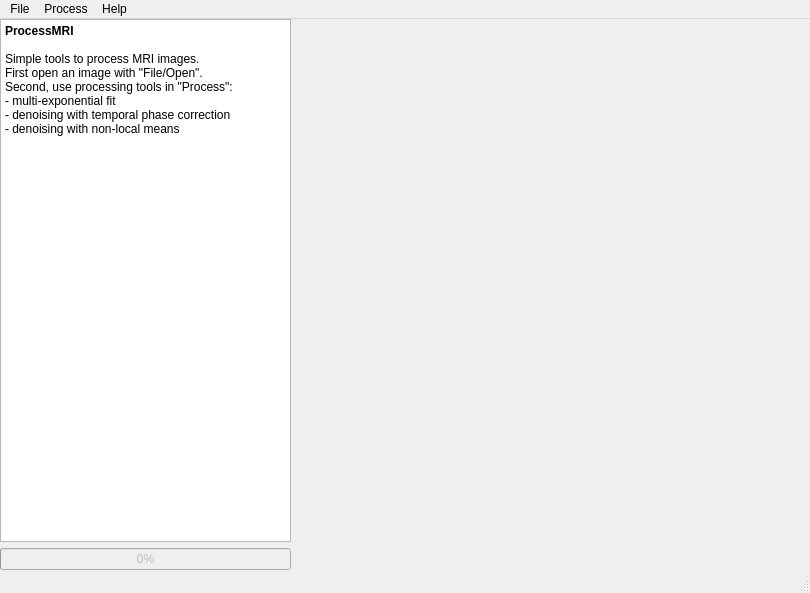
<?xml version="1.0" encoding="UTF-8"?>
<ui version="4.0">
 <class>MainView</class>
 <widget class="QMainWindow" name="MainView">
  <property name="enabled">
   <bool>true</bool>
  </property>
  <property name="geometry">
   <rect>
    <x>0</x>
    <y>0</y>
    <width>810</width>
    <height>593</height>
   </rect>
  </property>
  <property name="windowTitle">
   <string>ProcessMRI</string>
  </property>
  <widget class="QWidget" name="centralwidget">
   <property name="enabled">
    <bool>true</bool>
   </property>
   <widget class="QWidget" name="gridLayoutWidget">
    <property name="geometry">
     <rect>
      <x>0</x>
      <y>0</y>
      <width>291</width>
      <height>551</height>
     </rect>
    </property>
    <layout class="QGridLayout" name="gridLayout">
     <item row="3" column="0">
      <widget class="QProgressBar" name="progressBar">
       <property name="enabled">
        <bool>false</bool>
       </property>
       <property name="maximum">
        <number>100</number>
       </property>
       <property name="value">
        <number>0</number>
       </property>
       <property name="textVisible">
        <bool>true</bool>
       </property>
       <property name="invertedAppearance">
        <bool>false</bool>
       </property>
      </widget>
     </item>
     <item row="0" column="0">
      <widget class="QTextEdit" name="textEdit">
       <property name="acceptDrops">
        <bool>false</bool>
       </property>
       <property name="autoFillBackground">
        <bool>true</bool>
       </property>
       <property name="readOnly">
        <bool>true</bool>
       </property>
       <property name="html">
        <string>&lt;!DOCTYPE HTML PUBLIC &quot;-//W3C//DTD HTML 4.0//EN&quot; &quot;http://www.w3.org/TR/REC-html40/strict.dtd&quot;&gt;
&lt;html&gt;&lt;head&gt;&lt;meta name=&quot;qrichtext&quot; content=&quot;1&quot; /&gt;&lt;style type=&quot;text/css&quot;&gt;
p, li { white-space: pre-wrap; }
&lt;/style&gt;&lt;/head&gt;&lt;body style=&quot; font-family:'Sans Serif'; font-size:9pt; font-weight:400; font-style:normal;&quot;&gt;
&lt;p style=&quot; margin-top:0px; margin-bottom:0px; margin-left:0px; margin-right:0px; -qt-block-indent:0; text-indent:0px;&quot;&gt;&lt;span style=&quot; font-weight:600;&quot;&gt;ProcessMRI&lt;/span&gt;&lt;/p&gt;
&lt;p style=&quot;-qt-paragraph-type:empty; margin-top:0px; margin-bottom:0px; margin-left:0px; margin-right:0px; -qt-block-indent:0; text-indent:0px;&quot;&gt;&lt;br /&gt;&lt;/p&gt;
&lt;p style=&quot; margin-top:0px; margin-bottom:0px; margin-left:0px; margin-right:0px; -qt-block-indent:0; text-indent:0px;&quot;&gt;Simple tools to process MRI images.&lt;/p&gt;
&lt;p style=&quot; margin-top:0px; margin-bottom:0px; margin-left:0px; margin-right:0px; -qt-block-indent:0; text-indent:0px;&quot;&gt;First open an image with &amp;quot;File/Open&amp;quot;.&lt;/p&gt;
&lt;p style=&quot; margin-top:0px; margin-bottom:0px; margin-left:0px; margin-right:0px; -qt-block-indent:0; text-indent:0px;&quot;&gt;Second, use processing tools in &amp;quot;Process&amp;quot;:&lt;/p&gt;
&lt;p style=&quot; margin-top:0px; margin-bottom:0px; margin-left:0px; margin-right:0px; -qt-block-indent:0; text-indent:0px;&quot;&gt;- multi-exponential fit&lt;/p&gt;
&lt;p style=&quot; margin-top:0px; margin-bottom:0px; margin-left:0px; margin-right:0px; -qt-block-indent:0; text-indent:0px;&quot;&gt;- denoising with temporal phase correction&lt;/p&gt;
&lt;p style=&quot; margin-top:0px; margin-bottom:0px; margin-left:0px; margin-right:0px; -qt-block-indent:0; text-indent:0px;&quot;&gt;- denoising with non-local means&lt;/p&gt;&lt;/body&gt;&lt;/html&gt;</string>
       </property>
       <property name="textInteractionFlags">
        <set>Qt::NoTextInteraction</set>
       </property>
      </widget>
     </item>
    </layout>
   </widget>
  </widget>
  <widget class="QMenuBar" name="menubar">
   <property name="geometry">
    <rect>
     <x>0</x>
     <y>0</y>
     <width>810</width>
     <height>20</height>
    </rect>
   </property>
   <widget class="QMenu" name="menuFile">
    <property name="title">
     <string>File</string>
    </property>
    <widget class="QMenu" name="menuOpen">
     <property name="title">
      <string>Open</string>
     </property>
     <addaction name="actionBruker_directory"/>
     <addaction name="actionNifti"/>
    </widget>
    <addaction name="menuOpen"/>
    <addaction name="actionSave"/>
    <addaction name="separator"/>
    <addaction name="actionExit"/>
   </widget>
   <widget class="QMenu" name="menuProcess">
    <property name="title">
     <string>Process</string>
    </property>
    <addaction name="actionExponential_fitting"/>
    <addaction name="actionDenoising_TPC"/>
    <addaction name="actionDenoising_NL_means"/>
   </widget>
   <widget class="QMenu" name="menuHelp">
    <property name="title">
     <string>Help</string>
    </property>
    <addaction name="actionUser_manual_FR"/>
   </widget>
   <addaction name="menuFile"/>
   <addaction name="menuProcess"/>
   <addaction name="menuHelp"/>
  </widget>
  <widget class="QStatusBar" name="statusbar"/>
  <action name="actionSave">
   <property name="text">
    <string>Save</string>
   </property>
  </action>
  <action name="actionExit">
   <property name="text">
    <string>Exit</string>
   </property>
  </action>
  <action name="actionBruker_directory">
   <property name="text">
    <string>Bruker directory</string>
   </property>
  </action>
  <action name="actionNifti">
   <property name="text">
    <string>Nifti</string>
   </property>
  </action>
  <action name="actionExponential_fitting">
   <property name="text">
    <string>Exponential fitting</string>
   </property>
  </action>
  <action name="actionDenoising_TPC">
   <property name="text">
    <string>Denoising TPC</string>
   </property>
  </action>
  <action name="actionDenoising_NL_means">
   <property name="text">
    <string>Denoising NL-means</string>
   </property>
  </action>
  <action name="actionUser_manual_FR">
   <property name="text">
    <string>User manual (FR)</string>
   </property>
  </action>
 </widget>
 <resources/>
 <connections/>
</ui>
